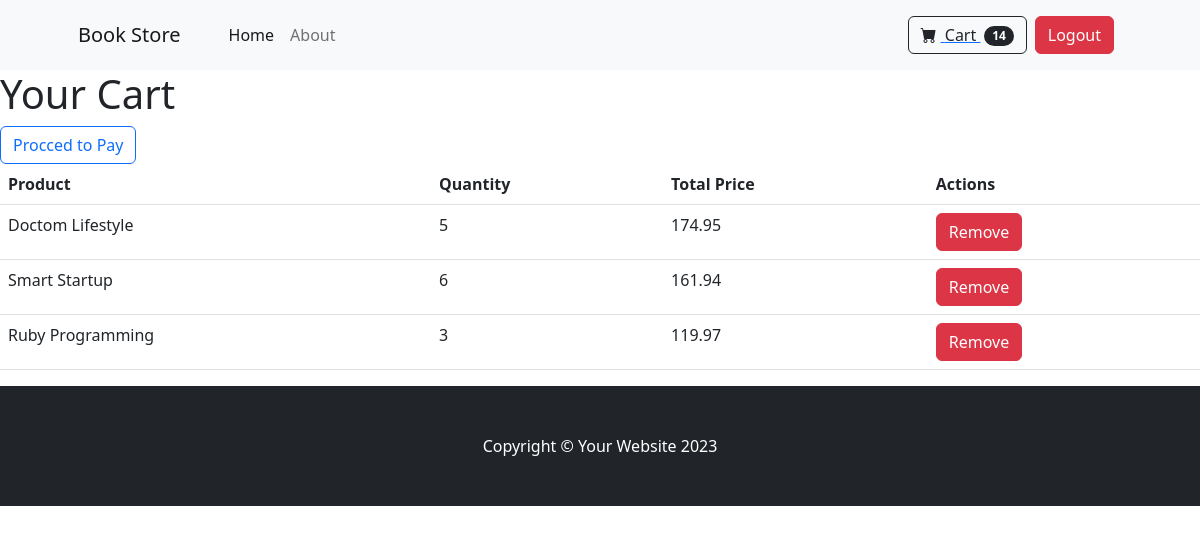
The app's page /cart-list/ (signed in) with its own data.
### ecommerce_app/models.py (models this page shows, shortened)
class CartItem(models.Model):
    product = models.ForeignKey(Product, on_delete=models.CASCADE)
    customer = models.ForeignKey(Customer, on_delete=models.CASCADE)
    quantity = models.IntegerField(default=1)
    date_added = models.DateTimeField(auto_now_add=True)
    objects = CartItemManager()
    def total_price(self):
        return self.quantity * (
            self.product.discounted_price()
            if self.product.discount
            else self.product.price
        )

class Product(models.Model):
    name = models.CharField(max_length=100)
    discount = models.IntegerField(default=0)
    price = models.DecimalField(default=0, decimal_places=2, max_digits=7)
    category = models.ForeignKey(Category, on_delete=models.CASCADE, default=1)
    description = models.TextField(blank=True, null=True)
    image = models.ImageField(upload_to="uploads/product/")
    is_sale = models.BooleanField(default=False)
    sale_price = models.DecimalField(default=0, decimal_places=2, max_digits=7)

### ecommerce_app/views.py (the view)
# urls.py: path("cart-list/", views.cart_list, name="cart_list"),
def cart_list(request):
    carts = []
    data = {}
    print(request.user)
    if hasattr(request.user, "customer"):
        total_cart_items = 0
        carts = CartItem.objects.filter(customer=request.user.customer)
        for cart in carts:
            total_cart_items += cart.quantity
        data.update({"total_cart_items": total_cart_items})
        print(request.user.customer)
    print(data)
    return render(request, "cart.html", {"carts": carts})

### ecommerce_app/ecom_data.py (called while the page is built)
def ecom_data(request):
    data = {}
    print(request.user)
    if hasattr(request.user, "customer"):
        total_cart_items = 0
        carts = CartItem.objects.filter(customer=request.user.customer)
        for cart in carts:
            total_cart_items += cart.quantity
        data.update({"total_cart_items": total_cart_items})
        print(request.user.customer)
    print(data)
    return data

### ecommerce_app/models.py (called while the page is built)
    def __str__(self):
        return f"{self.user.first_name} {self.user.last_name}"

### ecommerce_app/templates/cart.html (shortened to what this page needs)
{% extends 'base.html' %}
{% block content %}
    <h1>Your Cart</h1>
    <a class="btn btn-outline-primary" href="{% url 'payment' %}">
          Procced to Pay
    </a>
    <table class="table">
        <thead>
            <tr>
                <th>Product</th>
                <th>Quantity</th>
                <th>Total Price</th>
                <th>Actions</th>
            </tr>
        </thead>
        <tbody>
            {% for item in carts %}
                <tr>
                    <td>{{ item.product.name }}</td>
                    <td>{{ item.quantity }}</td>
                    <td>{{ item.total_price }}</td>
                    <td>
                        <a href="{% url 'remove_from_cart' item.id %}" class="btn btn-danger">Remove</a>
                    </td>
                </tr>
            {% endfor %}
        </tbody>
    </table>
{% endblock %}

### records on screen
CartItem: product.name "Doctom Lifestyle", quantity "5", total_price "174.95"
CartItem: product.name "Smart Startup", quantity "6", total_price "161.94"
CartItem: product.name "Ruby Programming", quantity "3", total_price "119.97"

### other values on screen
{{ total_cart_items }} "14"
